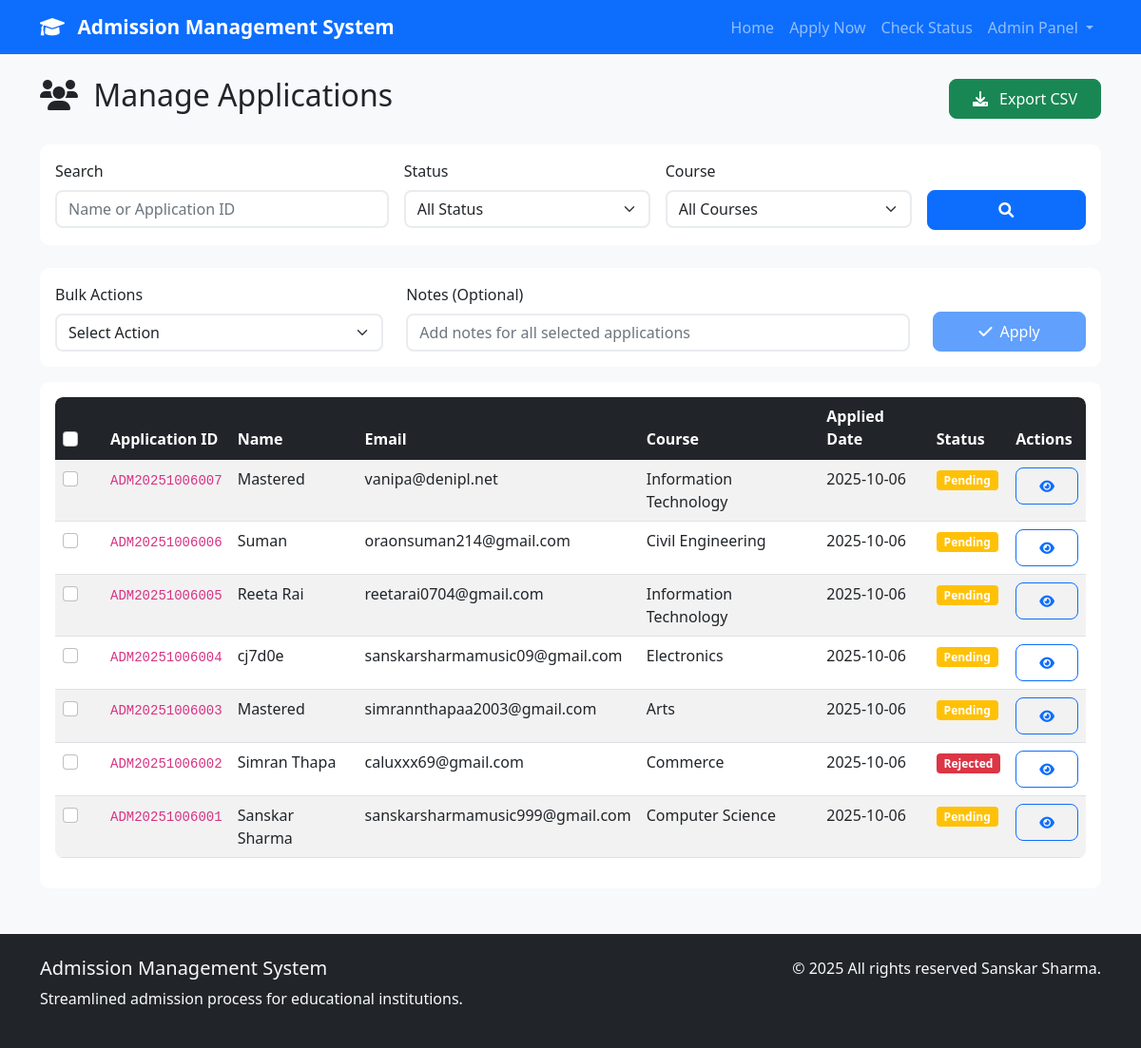
The app's page /admin/applications (signed in) with its own data.
### tables this page shows
CREATE TABLE students (
            id INTEGER PRIMARY KEY AUTOINCREMENT,
            name TEXT NOT NULL,
            dob DATE NOT NULL,
            gender TEXT NOT NULL,
            email TEXT UNIQUE NOT NULL,
            phone TEXT NOT NULL,
            address TEXT NOT NULL,
            course TEXT NOT NULL,
            previous_education TEXT NOT NULL,
            documents_path TEXT,
            status TEXT DEFAULT 'Pending',
            application_id TEXT UNIQUE NOT NULL,
            created_at DATETIME DEFAULT CURRENT_TIMESTAMP,
            admin_notes TEXT
        , document_status TEXT DEFAULT 'Pending', document_notes TEXT);

### app.py (the view)
@app.route('/admin/applications')
@admin_required
def admin_applications():
    conn = sqlite3.connect('admission_system.db')
    cursor = conn.cursor()
    search = request.args.get('search', '').strip()
    status_filter = request.args.get('status', '')
    course_filter = request.args.get('course', '')
    query = "SELECT * FROM students WHERE 1=1"
    params = []
    if search:
        query += " AND (name LIKE ? OR application_id LIKE ?)"
        params.extend([f'%{search}%', f'%{search}%'])
    if status_filter:
        query += " AND status = ?"
        params.append(status_filter)
    if course_filter:
        query += " AND course = ?"
        params.append(course_filter)
    query += " ORDER BY created_at DESC"
    cursor.execute(query, params)
    applications = cursor.fetchall()
    cursor.execute("SELECT DISTINCT course FROM students ORDER BY course")
    courses = [row[0] for row in cursor.fetchall()]
    conn.close()
    return render_template('admin_applications.html',
                         applications=applications,
                         courses=courses,
                         search=search,
                         status_filter=status_filter,
                         course_filter=course_filter)

### app.py (called while the page is built)
def admin_required(f):
    @wraps(f)
    def decorated_function(*args, **kwargs):
        if 'admin_logged_in' not in session:
            return redirect(url_for('admin_login'))
        return f(*args, **kwargs)
    return decorated_function

### templates/admin_applications.html (shortened to what this page needs)
{% extends "base.html" %}
{% block content %}
<div class="d-flex justify-content-between align-items-center mb-4">
    <h2>
        <i class="fas fa-users me-2"></i>
        Manage Applications
    </h2>
    <a href="{{ url_for('export_csv') }}" class="btn btn-success">
        <i class="fas fa-download me-2"></i>
        Export CSV
    </a>
</div>
<div class="card mb-4">
    <div class="card-body">
        <form method="GET" class="row g-3">
            <div class="col-md-4">
                <label for="search" class="form-label">Search</label>
                <input type="text" class="form-control" id="search" name="search"
                       value="{{ search }}" placeholder="Name or Application ID">
            </div>
            <div class="col-md-3">
                <label for="status" class="form-label">Status</label>
                <select class="form-select" id="status" name="status">
                    <option value="">All Status</option>
                </select>
            </div>
            <div class="col-md-3">
                <label for="course" class="form-label">Course</label>
                <select class="form-select" id="course" name="course">
                    <option value="">All Courses</option>
                </select>
            </div>
            <div class="col-md-2">
                <label class="form-label">&nbsp;</label>
                <div class="d-grid">
                    <button type="submit" class="btn btn-primary">
                        <i class="fas fa-search"></i>
                    </button>
                </div>
            </div>
        </form>
    </div>
</div>
{% if applications %}
<div class="card mb-3">
    <div class="card-body">
        <form method="POST" action="{{ url_for('bulk_update_status') }}" id="bulkActionForm">
            <div class="row align-items-end">
                <div class="col-md-4">
                    <label class="form-label">Bulk Actions</label>
                    <select class="form-select" name="bulk_status" id="bulkStatus" required>
                        <option value="">Select Action</option>
                    </select>
                </div>
                <div class="col-md-6">
                    <label class="form-label">Notes (Optional)</label>
                    <input type="text" class="form-control" name="bulk_notes" placeholder="Add notes for all selected applications">
                </div>
                <div class="col-md-2">
                    <button type="submit" class="btn btn-primary w-100" id="bulkApplyBtn" disabled>
                        <i class="fas fa-check me-2"></i>Apply
                    </button>
                </div>
            </div>
        </form>
    </div>
</div>
{% endif %}
<div class="card">
    <div class="card-body">
        {% if applications %}
        <div class="table-responsive">
            <table class="table table-striped">
                <thead class="table-dark">
                    <tr>
                        <th style="width: 50px;">
                            <input type="checkbox" class="form-check-input" id="selectAll">
                        </th>
                        <th>Application ID</th>
                        <th>Name</th>
                        <th>Email</th>
                        <th>Course</th>
                        <th>Applied Date</th>
                        <th>Status</th>
                        <th>Actions</th>
                    </tr>
                </thead>
                <tbody>
                    {% for app in applications %}
                    <tr>
                        <td>
                            <input type="checkbox" class="form-check-input application-checkbox" name="application_ids" value="{{ app[11] }}" form="bulkActionForm">
                        </td>
                        <td>
                            <code>{{ app[11] }}</code>
                        </td>
                        <td>{{ app[1] }}</td>
                        <td>{{ app[4] }}</td>
                        <td>{{ app[7] }}</td>
                        <td>{{ app[12][:10] }}</td>
                        <td>
                            {% if app[10] == 'Pending' %}
                                <span class="badge bg-warning">{{ app[10] }}</span>
                            {% elif app[10] == 'Accepted' %}
                                <span class="badge bg-success">{{ app[10] }}</span>
                            {% else %}
                                <span class="badge bg-danger">{{ app[10] }}</span>
                            {% endif %}
                        </td>
                        <td>
                            <button class="btn btn-sm btn-outline-primary"
                                    onclick="viewApplication({{ app[0] }}, '{{ app[11] }}', '{{ app[1] }}', '{{ app[2] }}', '{{ app[3] }}', '{{ app[4] }}', '{{ app[5] }}', '{{ app[6] }}', '{{ app[7] }}', '{{ app[8] }}', '{{ app[9] or '' }}', '{{ app[10] }}', '{{ app[13] or '' }}', '{{ app[14] or 'Pending' }}', '{{ app[15] or '' }}')">
                                <i class="fas fa-eye"></i>
                            </button>
                        </td>
                    </tr>
                    {% endfor %}
                </tbody>
            </table>
        </div>
        {% else %}
        <div class="text-center py-4">
            <i class="fas fa-inbox fa-3x text-muted mb-3"></i>
            <h5>No applications found</h5>
            <p class="text-muted">Try adjusting your search criteria.</p>
        </div>
        {% endif %}
    </div>
</div>
{% endblock %}

### templates/base.html (shortened to what this page needs)
<!DOCTYPE html>
<html lang="en">
<head>
    <link href="https://cdn.jsdelivr.net/npm/bootstrap@5.1.3/dist/css/bootstrap.min.css" rel="stylesheet">
    <link href="https://cdnjs.cloudflare.com/ajax/libs/font-awesome/6.0.0/css/all.min.css" rel="stylesheet">
    <link href="{{ url_for('static', filename='css/style.css') }}" rel="stylesheet">
</head>
<body>
    <nav class="navbar navbar-expand-lg navbar-dark bg-primary">
        <div class="container">
            <a class="navbar-brand" href="{{ url_for('index') }}">
                <i class="fas fa-graduation-cap me-2"></i>
                Admission Management System
            </a>
            <div class="collapse navbar-collapse" id="navbarNav">
                <ul class="navbar-nav ms-auto">
                    <li class="nav-item">
                        <a class="nav-link" href="{{ url_for('index') }}">Home</a>
                    </li>
                    <li class="nav-item">
                        <a class="nav-link" href="{{ url_for('apply') }}">Apply Now</a>
                    </li>
                    <li class="nav-item">
                        <a class="nav-link" href="{{ url_for('status') }}">Check Status</a>
                    </li>
                    {% if session.admin_logged_in %}
                    <li class="nav-item dropdown">
                        <a class="nav-link dropdown-toggle" href="#" role="button" data-bs-toggle="dropdown">
                            Admin Panel
                        </a>
                    </li>
                    {% else %}
                    <li class="nav-item">
                        <a class="nav-link" href="{{ url_for('admin_login') }}">Admin Login</a>
                    </li>
                    {% endif %}
                </ul>
            </div>
        </div>
    </nav>
    <main class="container my-4">
        {% block content %}{% endblock %}
    </main>
    <footer class="bg-dark text-light py-4 mt-5">
        <div class="container">
            <div class="row">
                <div class="col-md-6">
                    <h5>Admission Management System</h5>
                    <p>Streamlined admission process for educational institutions.</p>
                </div>
                <div class="col-md-6 text-md-end">
                    <p>&copy; 2025 All rights reserved Sanskar Sharma.</p>
                </div>
            </div>
        </div>
    </footer>
</body>
</html>

### static/css/style.css (style rules this page uses)
:root { --primary-color: #0d6efd; --secondary-color: #6c757d; --success-color: #198754; --warning-color: #ffc107; --danger-color: #dc3545; --light-bg: #f8f9fa; }
body { font-family: 'Segoe UI', Tahoma, Geneva, Verdana, sans-serif; background-color: var(--light-bg); }
.card { border: none; border-radius: 10px; transition: transform 0.2s ease-in-out, box-shadow 0.2s ease-in-out; }
.form-control, .form-select { border-radius: 8px; border: 2px solid #e9ecef; transition: border-color 0.15s ease-in-out, box-shadow 0.15s ease-in-out; }
.btn { border-radius: 8px; font-weight: 500; padding: 0.5rem 1.5rem; transition: all 0.15s ease-in-out; }
.navbar-brand { font-weight: 600; font-size: 1.3rem; }
footer { margin-top: auto; }
.table { border-radius: 8px; overflow: hidden; }
.table-responsive { border-radius: 8px; }
.badge { font-size: 0.75rem; padding: 0.35em 0.65em; }
.card { animation: fadeInUp 0.5s ease-out; }

### records on screen
students: application "ADM20251006007", name "Mastered", email "vanipa@denipl.net", course "Information Technology", created_at "2025-10-06", status "Pending"
students: application "ADM20251006006", name "Suman", email "oraonsuman214@gmail.com", course "Civil Engineering", created_at "2025-10-06", status "Pending"
students: application "ADM20251006005", name "Reeta Rai", email "reetarai0704@gmail.com", course "Information Technology", created_at "2025-10-06", status "Pending"
students: application "ADM20251006004", name "cj7d0e", email "sanskarsharmamusic09@gmail.com", course "Electronics", created_at "2025-10-06", status "Pending"
students: application "ADM20251006003", name "Mastered", email "simrannthapaa2003@gmail.com", course "Arts", created_at "2025-10-06", status "Pending"
students: application "ADM20251006002", name "Simran Thapa", email "caluxxx69@gmail.com", course "Commerce", created_at "2025-10-06", status "Rejected"
students: application "ADM20251006001", name "Sanskar Sharma", email "sanskarsharmamusic999@gmail.com", course "Computer Science", created_at "2025-10-06", status "Pending"
